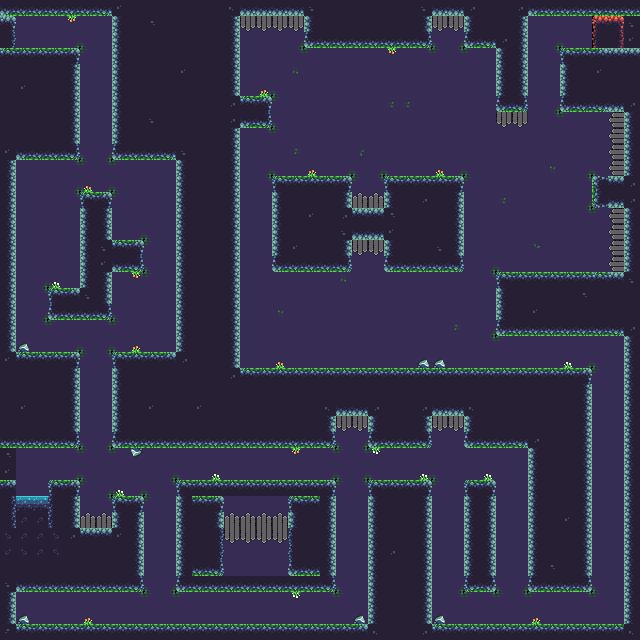

The image is a tile-based game level rendered from a .tmx file. Its description and source (layers, tilesets, objects; grid data summarised) follow:
An orthogonal 40x40 tile map with 16x16 px tiles, 3 tile layers (Background, Default, Foreground).

<map version="1.0" tiledversion="2017.09.27" orientation="orthogonal" renderorder="right-down" width="40" height="40" tilewidth="16" tileheight="16" infinite="0" nextobjectid="1">
 <tileset firstgid="1" source="ForrestTileSet.tsx" />
 <layer name="Background" width="40" height="40">
  <properties>
   <property name="using:sortingLayerName" value="Background" />
  </properties>
  <data>[1600 cells, 1439 non-empty, 10 distinct tile ids]</data>
 </layer>
 <layer name="Default" width="40" height="40">
  <data>[1600 cells, 864 non-empty, 17 distinct tile ids]</data>
 </layer>
 <layer name="Foreground" width="40" height="40">
  <properties>
   <property name="using:sortingLayerName" value="Foreground" />
  </properties>
  <data>[1600 cells, 19 non-empty, 6 distinct tile ids]</data>
 </layer>
</map>
